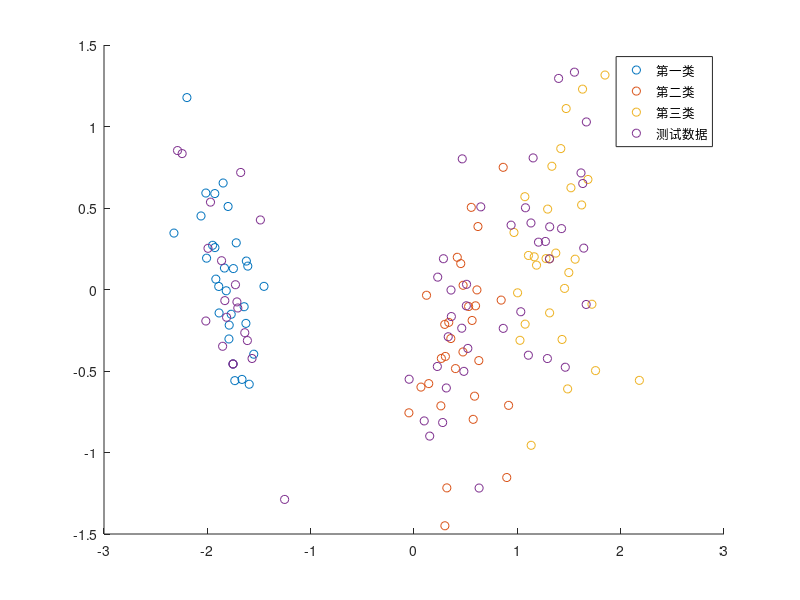

MATLAB code for this plot:
clear;clc;
data = load("Iris.mat");
Class = data.Class;
Feature = zscore(data.Feature);

%% train

x_train = Feature([1:30,51:80,101:130],:);

y_train = Class([1:30,51:80,101:130],:);


x_c1 = x_train(1:30,:);
x_c2 = x_train(31:60,:);
x_c3 = x_train(61:90,:);

y_c1 = y_train(1:30,:);
y_c2 = y_train(31:60,:);
y_c3 = y_train(61:90,:);

%% test

x_t1 = Feature(31:50,:);
x_t2 = Feature(81:100,:);
x_t3 = Feature(131:150,:);
x_test =[x_t1;x_t2;x_t3];

y_t1 = Class(31:50,:);
y_t2 = Class(81:100,:);
y_t3 = Class(131:150,:);
y_test = [y_t1;y_t2;y_t3];

%% LDA

sigma1 = 29*cov(x_c1);
sigma2 = 29*cov(x_c2);
sigma3 = 29*cov(x_c3);

sw = sigma1+sigma2+sigma3;
X = [x_c1; x_c2; x_c3];
st = 89* cov(X);
sb = st - sw;

%% V, 一个矩阵，其列是输入矩阵的特征向量。
%% D, 一个对角矩阵，其对角线上的元素是输入矩阵的特征值

[V,D] = eig (sw\sb);

%% 降维并绘图 （将属性数为4的样本的投影到2维空间）,w 为训练数据投影矩阵

w = V(:,1:2);

f = @(x)x*w;

y1 = f(x_c1);
scatter(y1(:,1),y1(:,2))
hold on;
y2 = f(x_c2);
scatter(y2(:,1),y2(:,2))
y3 = f(x_c3);
scatter(y3(:,1),y3(:,2))



%% 预测新数据类别，假设度量为欧式距离

%% 计算测试数据的投影
y_new = x_test*w;
scatter(y_new( :,1),y_new(:,2));
legend('第一类', '第二类', '第三类','测试数据');

%% 计算测试点的投影点到各类的距离并分类
u1 = mean(y1);
u2 = mean(y2);
u3 = mean(y3);
[m,~] = size(y_new);

% arr用于放测试点的预测类别
arr=zeros(m,1);

% 计算第i个测试点和三类数据均值的距离，若距第j类最近则让arr[i]=j
for i=1:m
    distance1 = pdist2(y_new(i,:),u1,'euclidean');
    distance2 = pdist2(y_new(i,:),u2,'euclidean');
    distance3 = pdist2(y_new(i,:),u3,'euclidean');
    distance =[distance1,distance2,distance3];
    d = min(distance);
    for j=1:3
        if d==distance(j)
            cla = j;

        end
    end
    arr(i,1)=cla;
end

%% 输出预测结果
disp(arr)


%% 对数几率回归











